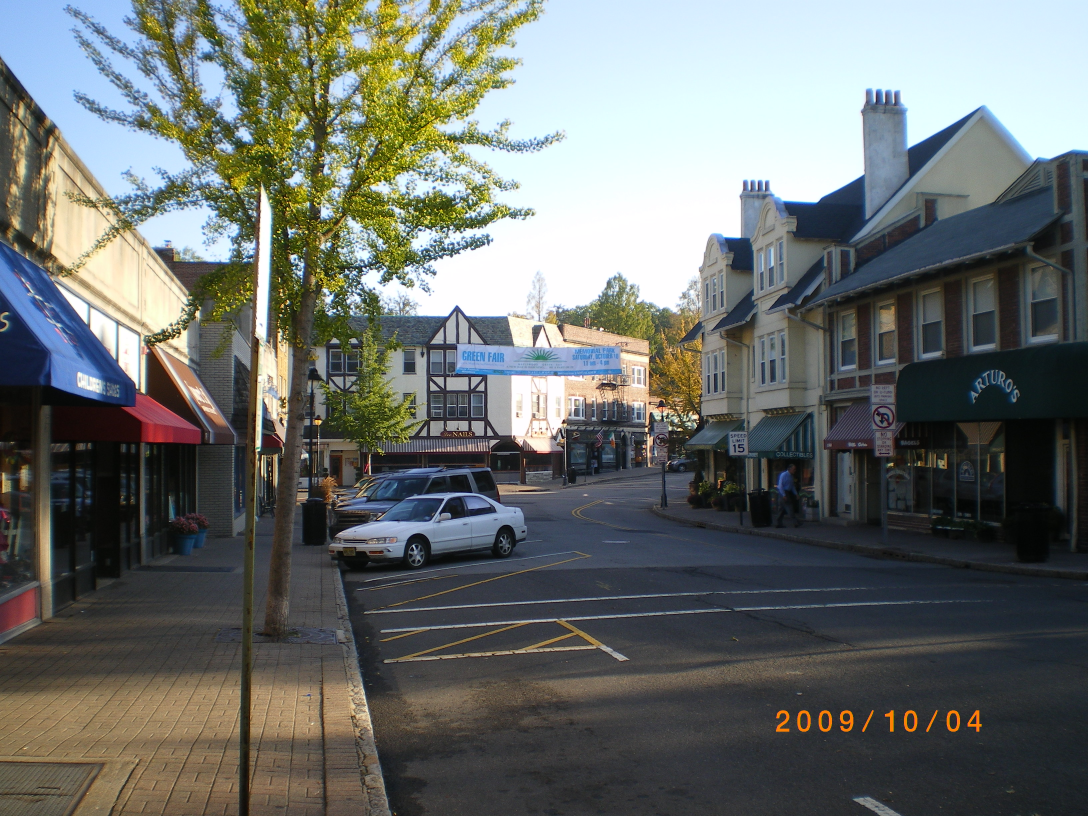
#> input picture LecturesJupterNotebooks/IMGP1690.JPG, 3264 x 2448 px, found by its file name (shown at 1/3 size)
$ jupyter execute --allow-errors Lecture8.ipynb
#> lines starting #> are read from the running program, lines starting #| are printed output that depends on the picture
<a target="_blank" href="https://colab.research.google.com/github/TUIlmenauAMS/Videocoding/blob/main/LecturesJupterNotebooks/Lecture8/Lecture8.ipynb">

</a>

<font size="8" color ="Brown"><center>
Lecture 8 Video Coding Transforms, KLT, DCT
</center></font>
<br>

<font size="8" color ="Brown"><center>
Optimum Transforms, KLT
</center></font>
<br>
<p style="line-height:1.5">
<font size="6">

Previously we chose a DCT (the 2-dimensional DCT where we multiply a DCT from both sides) as a transform matrix. But the next question is, how do we choose a suitable, or **optimum**, **transform matrix**, out of the many possible? The ultimate goal of a video coder is to save bits, so we would like to have a transform matrix, which leads to a **minimized number of bits** for describing or coding an image. In a complete coder we apply irrelvance reduction (the properties of the eye), and redundancy reduction (properties of the source). Since this becomes somewhat difficult to solve for a simple transform matrix, we **simplify our problem** by looking at the properties of the source only (meaning **redundancy reduction** only or lossless coding). To minimize the needed bits for the lossless case is still mathematically a hard problem.<br>
<br>
Hence we reformulate our problem: we would like the subband signals to be **statistically independent** of each other, or no **mutual information**.  Statistical independence of signals x and y means: probablity p(x) is the same as this probability conditioned to the other signal y: p(x)=p(x|y), which means **x contains no information about y**, which is what we actually want to avoid additional redundancys in our transmitted signal, to transmit information only once. Independence leads to uncorrelatedness, but uncorrelatedness leads not necessarily to independence, only for **gaussian distributed** signals. We obtain gaussian signals for instance if we add up many more or less random signals (law of large numbers, central limit theorem).
<br><br>
But this statistical independence is again hard, and hence we choose the easier to obtain **uncorrelatedness** between the different subbands. We again reformulate our goal that we would like to have subbands $\boldsymbol {y_k} (m)$, which are **uncorrelated** to each other (instead of the lowest number of bits).  This means that $E(\boldsymbol y_k(m).\boldsymbol y_l(m))=0$ for $k \neq l$, with $k$ and $l$ being different subband indices. This is a correlation between 2 subbands with correlation lag equal to zero (which is another restriction or simplification!). This means different subbands shall be uncorrelated, meaning each subband should carry new information.
<br>
<br>
In this way we can argue that we have minimized redundancy between the subbands in some respect (for gaussian signals), to obtain some sort of information separation between the subbands. In this way we have made this problem **mathematically more tractable**.
<br><br>
First assume a **one dimensional** signal **x** (like an audio signal or the rows of an image), to simplify our notation. This signal is again divided into blocks of length N, obtaining blocks $\boldsymbol x(m)$, with block index $m$, and then each block is transformed using our transform matrix $\boldsymbol T$,
<br>
$$\boldsymbol y(m)=\boldsymbol x(m).\boldsymbol T$$
where $\boldsymbol y(m)$ is a row vector . These vectors can now be assembled into a matrix, where the block index $m$ runs vertically,<br>


</font></p>

<p style="line-height:1.5">
<font size="6">
<br>
$$
    \boldsymbol  X=\left[\matrix{ x_0(0) & x_1(0) &... &x_{N-1}(0)\\  x_0(1) & x_1(1)&...&x_{N-1}(1)  \\x_0(2)&...&\vdots&...\\ \vdots & ...&\vdots&\vdots \\ x_{0}(L-1)&...&...&...} \right]
$$

<br>
$$
    \boldsymbol  Y=\left[\matrix{ y_0(0) & y_1(0) &... &y_{N-1}(0)\\  y_0(1) & y_1(1)&...&y_{N-1}(1)  \\y_0(2)&...&\vdots&...\\ \vdots & ...&\vdots&\vdots \\ y_{0}(L-1)&...&...&...} \right]
$$
</font></p>

<p style="line-height:1.5">
<font size="6">
   $\boldsymbol X$ and $\boldsymbol Y$ are  matrices of size LxN, where L is the number of blocks in the signal, and with it out transform equation becomes<br><br>
   $$\boldsymbol Y=\boldsymbol X . \boldsymbol T$$

The columns of the matrix $\boldsymbol Y$ contain the signals of the different subbands (one column is one subband, first column subband k=0, second column subband k=1..., so vertically we have the subband view). We would like to compute the correlations between the different subbands (at time lag 0 to again simplify matters), to obtain a transform matrix where this will be zero.  We now obtain the correlation matrix of the subbands by multiplying the different subband column vectors (column vector of subband k=0 with itself results in its signal power, product of subband k=0 with k=1 results in their cross-correlation with lag 0...), if we multiply the transpose with the matrix (in this way each subband column becomes a row from the left, which we then multiply with each subband column on the right),<br>
</font></p>

<p style="line-height:1.5">
<font size="5">
$$\boldsymbol Y^T .\boldsymbol Y=$$
$$\left[\matrix{ y_0(0) & ...&y_{0}(L-1) \\ \vdots & ...&\vdots \\ y_{N-1}(0)&...&y_{N-1}(L-1)} \right] . \left[\matrix{ y_0(0) & ...&y_{N-1}(0) \\ \vdots& ...&\vdots\\ y_{0}(L-1)&...&y_{N-1}(L-1)} \right]$$
</font></p>

<p style="line-height:1.5">
<font size="6">
which we name $\boldsymbol A_{yy}$,<br>
$$\boldsymbol A_{yy}=\boldsymbol Y^T.\boldsymbol Y (eq. 2)
$$
The element at position i,j of matrix $\boldsymbol A_{yy}$ is
<br>
$$\sum _{ m=0 } ^ { L-1 } y_i(m ) . y_j( m ) $$
Hence $\boldsymbol A_{yy}$ is a NxN matrix, which now contains the **autocorrelation and cross correlations** of the different subbands at lag 0. On the resulting matrix $\boldsymbol A_{yy}$, each **diagonal element contains the power** of the corresponding subband, and the **off-diagonal** elements contain the cross-correlation of the corresponding subbands, which we **want to be zero**.<br><br>
To obtain our goal of uncorrelated subbands, this correlation matrix needs to be a diagonal matrix.
<br>
$$\boldsymbol A_{yy}=\left[\matrix{\sigma_0^2 &0 & 0  \\0  & \ddots &\vdots \\ 0&...&\sigma^2_{N-1}} \right] $$
So we need to find a solution which satisfies this goal. We stack our signal into the size LxN matrix $\boldsymbol X$ (as above),
<br>
$$\boldsymbol X=\left[\matrix{ x(0) &...& x(N-1) \\x(N) &...& x(2N-1)  \\x(2N) &...& x(3N-1) \\ \vdots &\vdots &\vdots} \right]
$$
<br>
In this way we obtain the subband values as
<br>
$$\boldsymbol Y=\boldsymbol X.\boldsymbol T $$
plugging this result into eq. (2) we obtain<br>
<br>
$$\boldsymbol A_{yy}= \boldsymbol Y^T \cdot \boldsymbol Y=(\boldsymbol X \cdot \boldsymbol T)^T \cdot \boldsymbol X \cdot \boldsymbol T = \boldsymbol T^T \cdot \boldsymbol  {X^T \cdot \boldsymbol X}   \cdot \boldsymbol T$$
<br>
Here we can observe that $\boldsymbol X^T.\boldsymbol X$ is the autocorrelation matrix of our signal blocks in the signal x,
<br><br>
$$
\boldsymbol A_{xx}:=\boldsymbol X^T.\boldsymbol X
$$
(Remember that the **autocorrelation function** of a signal x is defined as,<br>
$r_{xx}(n)=\sum_{n'}  x(n') . x(n'-n)$, and the cross correlation between two signals x and y is $r_{xy}(n)=\sum_{n'}^{}  x(n') . y(n'-n)$, and for lag n=0 this corresponds to the usual vector multiplication).<br>
Observe that **X** contains the **blocks** of the signal x, which we here assume to be one-dimensional, for simplicity. Each row is one block of our 1-dimensional signal, for instance a block of a line of our image. This means that each column corresponds to one position in each block, over the block index m. In effect this is a **downsampled** signal x along each column of matrix $\boldsymbol X$, where each column corresponds to a different **phase** (instead of a different subband) of the downsampled signal. This means the correlation matrix $\boldsymbol A_{xx}$ corresponds to the correlations of the different downsampled versions of x (usually there will be a lot of correlation).<br>
Remember that our goal was to make $\boldsymbol A_{yy}$ a diagonal matrix, which is equivalent to the subband signals being uncorrelated. <br>
<br>
Observe that we now have
<br>$$
\boldsymbol A_{yy}={\boldsymbol T}^{T} . \boldsymbol A_{xx} . \boldsymbol T
$$
Given matrix $\boldsymbol A_{xx}$ we need to **determine** the **transform matrix** $\boldsymbol T$ such that $\boldsymbol A_{yy}$ becomes a **diagonal matrix**. The advantage now is that $\boldsymbol A_{xx}$ is much smaller than $\boldsymbol X$, it has a finite dimension, it is quadratic with dimension NxN, and hence we can easily find a solution. Now we can see that if we only had one transform matrix (from just one side), it would only need to be the inverse of $\boldsymbol A_{xx}$ in order to get a diagonal matrix, since we would obtain the identity matrix, which is also a diagonal matrix. But we have the transform from both sides, so that doesn't work. So let's take a look at the Eigenvectors of $\boldsymbol A_{xx}$. An Eigenvector has the property that a multiplication of it with the matrix results in the same vector, but multiplied with the Eigenvalue:<br>
$$
\boldsymbol A_{xx} \cdot \boldsymbol e_0^T=\lambda_0 \cdot \boldsymbol e_0^T
$$
Also, since our matrix is symmetric, the Eigenvectors are orthogonal to each other, meaning $\boldsymbol e_j \cdot \boldsymbol e^T_k=0$ for $j \neq k$, and $\boldsymbol e_i \cdot \boldsymbol e^T_i=1$
<br>
<br>
Hence, we construct our transform matrix $\boldsymbol T$ as having all Eigenvectors $e_k$ of $\boldsymbol A_{xx}$ as its columns,
<br>
$$
\boldsymbol T= \left[\matrix{\boldsymbol e_0^T & | & \boldsymbol e_1^T & | & ..& | & \boldsymbol e_{N-1}^T} \right]
$$
(important step!) This means that if we multiply this matrix from the right side to $\boldsymbol A_{xx}$ we obtain the same Eigenvectors, but multiplied with their Eigenvalues $\lambda_k$.
<br><br>
$$
\boldsymbol A_{ xx } . \boldsymbol T =\left[\matrix{\lambda_0 . \boldsymbol e_0^T& | & \lambda_1 . \boldsymbol e_1^T & | & ...& |& \lambda_{N-1} . \boldsymbol e_{N-1}^T} \right]
$$<br>
(since we had )$\boldsymbol A_{xx} . \boldsymbol e_j^T=\lambda_j . \boldsymbol e_j^T$. Since the $e_j$ are orthogonal to each other, all what is left after the multiplication from the left hand side with $\boldsymbol T^T$
(which has the eigenvectors in the rows), is a diagonal matrix! The diagonal elements now contain the Eigenvalues ($\boldsymbol e_j . \lambda_j . \boldsymbol e_j^T=\lambda_j$),
    </font></p>

<p style="line-height:1.5">
<font size="6">
<br>

$$
\boldsymbol A_{yy}=\boldsymbol T ^T \cdot \boldsymbol A _{xx}.\boldsymbol T=$$
$$=\left[\matrix{\lambda_0 & 0 & 0 & ... & 0 \\ 0 & \lambda_1 & 0 & .. & 0 \\ \vdots & ... & ... & .. & \vdots \\ 0 & 0 & ... & 0 & \lambda_{N-1}
}\right]$$
where $\lambda_j$ are the Eigenvalues of $\boldsymbol A_{xx}$.
<br><br>
Observe that here we **achieved our goal** of a diagonal matrix as $\boldsymbol A_{yy}$ for the uncorrelatedness of the subbands, using $\boldsymbol T$ as a set of **eigen-vectors** of $\boldsymbol A_{xx}$!
</font></p>

<p style="line-height:1.5">
<font size="6">
<br><br>
**In conclusion:** for one-dimensional signals with the matrix of signal blocks $\boldsymbol X$ the decorrelating transform is $\boldsymbol T$, and the uncorrelated subbands are obtained with
$$\boldsymbol Y=\boldsymbol X.\boldsymbol T$$
<br>
 This means we now reached our goal of diagonalizing our cross correlation matrix $\boldsymbol A_{yy}$ with a transform matrix which consists of the **Eigenvectors** of autocorrelation matrix $\boldsymbol A_{xx}$ in its **columns**! This is now the so-called **Karhunen-Loeve Transform (KLT)**. (Also see e.g. <br> http://fourier.eng.hmc.edu/e161/lectures/klt/node3.html),
(also called Principal Component Analysis, PCA, or Hotelling Transform).
<br><br>
In this way we obtain **one KLT** matrix for the **rows** of our picture, and one KLT matrix for the **columns** (hence two KLT matrices for the entire picture). The KLT for the rows is obtained of assembling **all** the rows of all blocks in a **picture** or set of pictures into the matrix $\boldsymbol X$, use it  to compute the correlation matrix $\boldsymbol A_{xx}$, and then compute the eigenvectors to obtain the KLT as the set of these eigenvectors. Similarly, the **KLT for the columns** is obtained by assembling all columns of all blocks into a matrix $\boldsymbol X$.
<br><br>
The problem with the KLT is, that it doesn't have a **fast implementation**, like a DCT, which can be implemented via an FFT. Also, if we want to have the optimal KLT for our image (or set of images), we would have to calculate it first, and then transmit it as **side-information** to the decoder, which would increase the necessary bit rate. This has the consequence that it is usually only a theoretical construct, but not really used in practical coders.
<br><br>
Observe that for the construction of the KLT we need useful, **reliable statistics**, and hence many blocks to compute our correlation matrix $\boldsymbol A_{xx}$ from. Hence we need to compute the correlation matrix from all blocks of an image, or from all blocks of a **collection of images or a video.**
</front></p>

<font size="8" color ="Brown"><center>
Python Example Audio
</center></font>
<br>

<p style="line-height:1.5">
<font size="6">For simplicity take a 1-dimensional signal, like an audio signal. We take a stereo recording with 2 different sources mixed together using panning (amplitude based mixing, no delays).
The original stereo mix has the following mutual probability distribution (each axis is the amplitude value of one of the stereo channels).
Each pair of samples of the 2 channels is a dot in the plot (hence strictly speaking it is a **scatter plot**, and only becomes a probability after normalization such that the integral over it becomes 1).<br>


<br>
The similarity (the correlation) of the 2 channels can be seen in the diagonal shape of the distribution.<br><br>
We can now apply the **KLT** to the **2 channels** of our mix, and obtain a 2x2 KLT matrix. Each pair of samples is multiplied with the 2x2 KLT matrix, to obtain new channel signals which are **uncorrelated**  between the 2 channels. The resulting mutual pdf can be seen in this plot:<br>

<br>
We see the pdf is rotated, such that its axes are now **aligned with the axes** of the plot, which is a sign of **uncorrelatedness.**<br>
But now the 2 channels have very different amplitudes or powers. What will we see if we make the the powers of the 2 channels equal, by normalizing them to 1? We do this by dividing the KLT subbands by the square roots of their Eigenvalues (which are the powers of these subbands). This is called **“Whitening”** and can be seen in the next plot:<br><br>

<br>
Here we can now recognize, that there are still diagonal structures. This means there are still dependencies between the 2 channels left (observe the **difference** between **correlation** and **dependencies**). <br>
This leads us to Independent Component Analysis (ICA). It again rotates the mutual pdf, now for the “whitened” channels, such that its structures are aligned with the plot axes. It constructs a rotation matrix (**Givens Rotation,** https://en.wikipedia.org/wiki/Givens_rotation)
<br><br>
$$
\left[ \matrix{cos(\alpha) & sin(\alpha) \\ -sin(\alpha) & cos(\alpha)} \right]
$$
and chooses its **angle**  for the 2 channels which **maximizes the non-gausianity**; or the **entropy differences** (making channels as different as possible) or the **Kurtosis (4th moment)** of the resulting channel signals (which to take is your choice).<br>
(see e.g. <br>https://en.wikipedia.org/wiki/Independent_component_analysis)
<br>The first criteria is based on the observation that a **sum** of random samples becomes **more gaussian** (normal distribution) than the **original samples** (central limit theorem, see e.g.<br> https://en.wikipedia.org/wiki/Central_limit_theorem).<br>
Hence the original samples must be **less gaussian**. This can also be seen as minimizing the **mutual information**<br> (https://en.wikipedia.org/wiki/Mutual_information).<br>
The mutual information or the similarity to a gaussian pdf can be measure by the so-called **“Kullback–Leibler divergence”**<br> (https://en.wikipedia.org/wiki/Kullback-Leibler_divergence).<br> For 2 pdf’s P and Q, the Kullback-Leibler divergence is
$$
D_{ KL}(P,Q)=\sum_i P( i ) \cdot log \left( \frac{P(i)}  {Q(i)} \right)
$$
In Python: <br>
```scipy.stats.entropy()```
Q can be the gaussian distribution with variance 1 (since we normlized the signal to its power in the whitening step). We then sum the divergence of both channels to the gaussian distribution. This is a measure that can then be maximized using an optimization procedure (in python: ```scipy.optimize```). The resulting mutual pdf can be seen in the following plot:<br>

<br>
Here we see that the new structure becomes indeed aligned with the plot axes. This alignment is what we see if
$$p(channel1, channel2)=p(channel1) \cdot p(channel2)$$,
which according to Bayes’ Theorem means that channel1 and channel2 are **statistical independent**. Hence these are now **independent** channel signals.
We can also listen to the resulting signals, using Python:<br>
```python ICAseparation.py```<br><br>

</font></p>

[cell 1]
import numpy as np
import scipy.io.wavfile as wav
from numpy import linalg as LA
import matplotlib.pyplot as plt
import os
import requests # Import requests to download the audio file
# !pip install pyaudio # Removed, using IPython.display.Audio instead
from IPython.display import Audio, display # Import Audio for playback in Colab
import scipy.stats as stats
import scipy.optimize as opt

# [39 lines left out: functions playsound, rotation_matrix, entropysimilarity, not called in this run]

#> (the rest of this cell did not finish here and is left out)

<font size="8" color ="Brown"><center>
Python Example for the KLT for Images
</center></font>
<br>

<p style="line-height:1.5">
<font size="6">Take an image and read it into Python:

</font></p>

[cell 2]
import numpy as np
from numpy import linalg as LA
import matplotlib.pyplot as plt
from scipy import signal
import requests # Import requests to download the image

# URL of the image provided by the user
image_url = 'https://github.com/TUIlmenauAMS/Videocoding/raw/main/IMGP1690.JPG'
image_filename = 'IMGP1690.JPG'

# Download the image
try:
    response = requests.get(image_url)
    response.raise_for_status() # Raise an exception for HTTP errors
    with open(image_filename, 'wb') as f:
        f.write(response.content)
    print(f"Successfully downloaded {image_filename}")
except requests.exceptions.RequestException as e:
    print(f"Error downloading image: {e}")
    # Fallback if download fails, though ideally the user provides a working path
    print("Falling back to skimage.data.astronaut() for demonstration purposes.")
    import skimage.data
    pic = skimage.data.astronaut()
else:
    # Load the image if downloaded successfully
    pic = plt.imread(image_filename)
#> pic is the input picture: shape (2448, 3264, 3); mean R, G, B 106.4, 110.7, 107.9

plt.imshow(pic)
#> (this line was passed over: IPython is not available in this run)
plt.show()

<p style="line-height:1.5">
<font size="6">Now convert it to the (2 dimensional) luminance component y,
Y= 0.299R + 0.587 G + 0.114 B
(library pyplot has R at index 0):

</font></p>

[cell 3]
Y=0.299*pic[:,:,0]+0.587*pic[:,:,1]+0.114*pic[:,:,2]
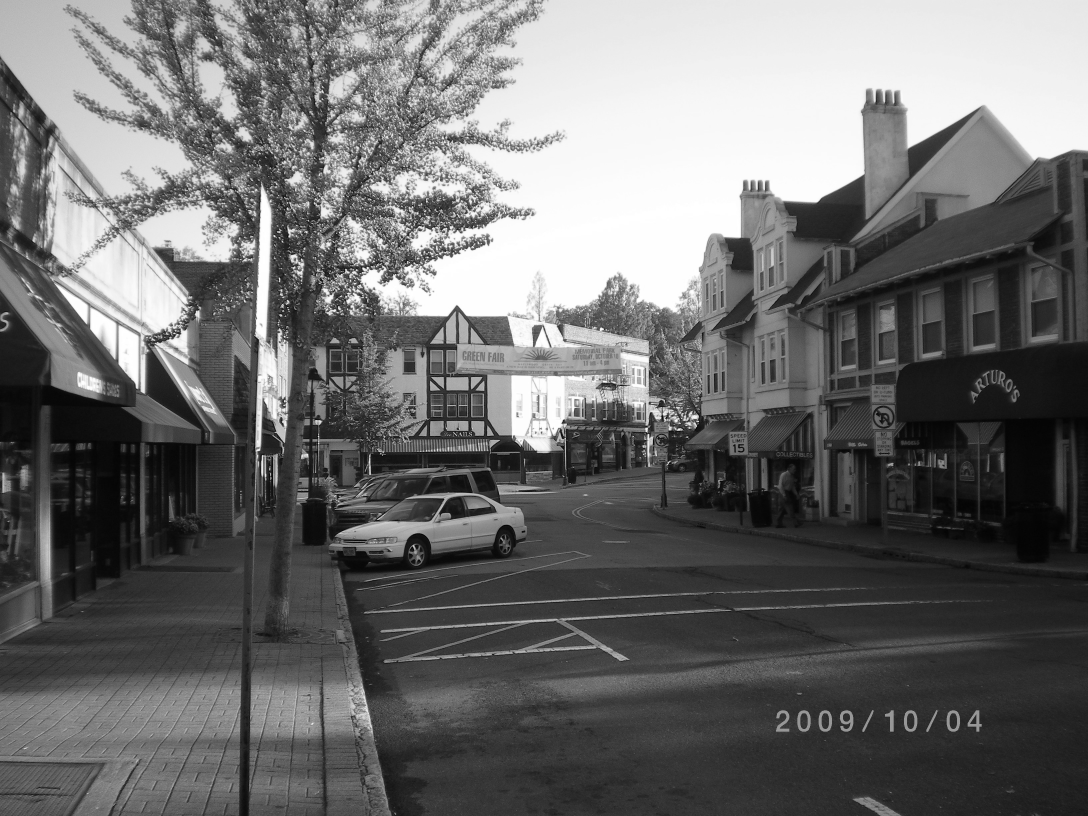
#> Y: shape (2448, 3264) float64 (shown at 1/3 size); min 0, max 255, mean 109.1
Y.shape
#(2448, 3264)
plt.figure()
#> (this line was passed over: IPython is not available in this run)
plt.imshow(Y,cmap='gray')
#> (this line was passed over: IPython is not available in this run)
#> (the rest of the program and of its run is left out)
